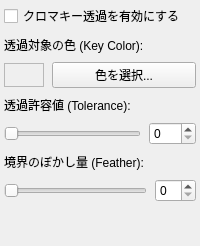
      <widget class="QWidget" name="pageRemoveBg">
       <layout class="QVBoxLayout" name="layoutRemoveBgSettings">
        <property name="spacing">
         <number>8</number>
        </property>
        <property name="leftMargin">
         <number>4</number>
        </property>
        <property name="topMargin">
         <number>4</number>
        </property>
        <property name="rightMargin">
         <number>4</number>
        </property>
        <property name="bottomMargin">
         <number>4</number>
        </property>
        <item>
         <widget class="QCheckBox" name="chkRemoveBgEnable">
          <property name="text">
           <string>クロマキー透過を有効にする</string>
          </property>
         </widget>
        </item>
        <item>
         <widget class="QLabel" name="lblRemoveBgKeyColor">
          <property name="text">
           <string>透過対象の色 (Key Color):</string>
          </property>
         </widget>
        </item>
        <item>
         <layout class="QHBoxLayout" name="layoutRemoveBgKeyColor">
          <item>
           <widget class="QFrame" name="frameRemoveBgKeyColor">
            <property name="minimumSize">
             <size>
              <width>40</width>
              <height>24</height>
             </size>
            </property>
            <property name="maximumSize">
             <size>
              <width>40</width>
              <height>24</height>
             </size>
            </property>
            <property name="frameShape">
             <enum>QFrame::Shape::StyledPanel</enum>
            </property>
            <property name="frameShadow">
             <enum>QFrame::Shadow::Sunken</enum>
            </property>
           </widget>
          </item>
          <item>
           <widget class="QPushButton" name="btnSelectKeyColor">
            <property name="text">
             <string>色を選択...</string>
            </property>
           </widget>
          </item>
         </layout>
        </item>
        <item>
         <widget class="QLabel" name="lblRemoveBgTolerance">
          <property name="text">
           <string>透過許容値 (Tolerance):</string>
          </property>
         </widget>
        </item>
        <item>
         <layout class="QHBoxLayout" name="layoutRemoveBgTolerance">
          <item>
           <widget class="QSlider" name="sliderRemoveBgTolerance">
            <property name="maximum">
             <number>255</number>
            </property>
            <property name="orientation">
             <enum>Qt::Orientation::Horizontal</enum>
            </property>
           </widget>
          </item>
          <item>
           <widget class="QSpinBox" name="spinRemoveBgTolerance">
            <property name="maximum">
             <number>255</number>
            </property>
           </widget>
          </item>
         </layout>
        </item>
        <item>
         <widget class="QLabel" name="lblRemoveBgFeather">
          <property name="text">
           <string>境界のぼかし量 (Feather):</string>
          </property>
         </widget>
        </item>
        <item>
         <layout class="QHBoxLayout" name="layoutRemoveBgFeather">
          <item>
           <widget class="QSlider" name="sliderRemoveBgFeather">
            <property name="maximum">
             <number>50</number>
            </property>
            <property name="orientation">
             <enum>Qt::Orientation::Horizontal</enum>
            </property>
           </widget>
          </item>
          <item>
           <widget class="QSpinBox" name="spinRemoveBgFeather">
            <property name="maximum">
             <number>50</number>
            </property>
           </widget>
          </item>
         </layout>
        </item>
        <item>
         <spacer name="spacerRemoveBg">
          <property name="orientation">
           <enum>Qt::Orientation::Vertical</enum>
          </property>
          <property name="sizeHint" stdset="0">
           <size>
            <width>20</width>
            <height>40</height>
           </size>
          </property>
         </spacer>
        </item>
       </layout>
      </widget>
